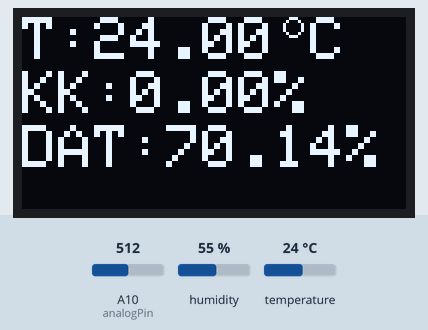
The sketch below on a simulated Arduino Mega 2560, built for the host (arithmetic inside an expression is 32-bit, double 64-bit). Parts: 128×64 one-colour display. The inputs (shaded band) are chosen by the test bench; at power-on: temperature 24 °C, A10 (analogPin) = 512, humidity 55 %. What the sketch prints to the serial monitor is not drawn.

Above: at 1.2 s.
1.3 s: temperature set to 12 °C
At 2.6 s:
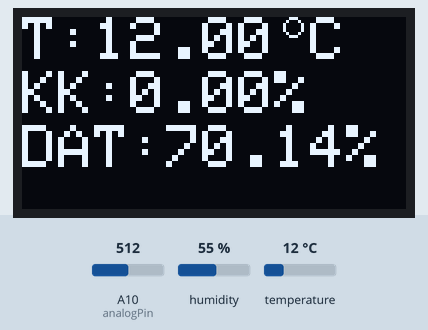
2.9 s: A10 (analogPin) set to 716
At 3.6 s:
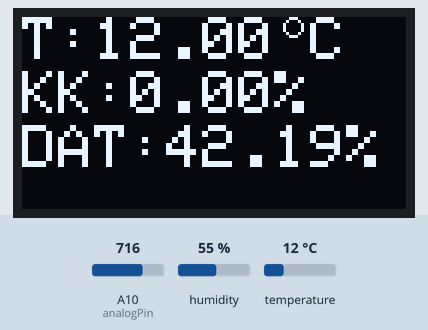
4.6 s: temperature set to 19 °C
At 5.8 s:
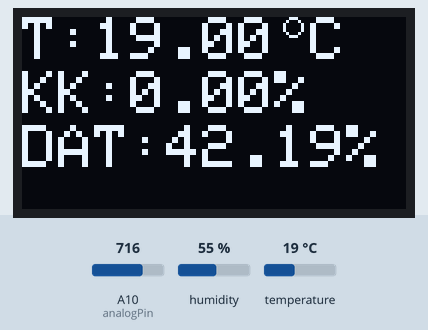
6.4 s: A10 (analogPin) set to 900
At 7.9 s:
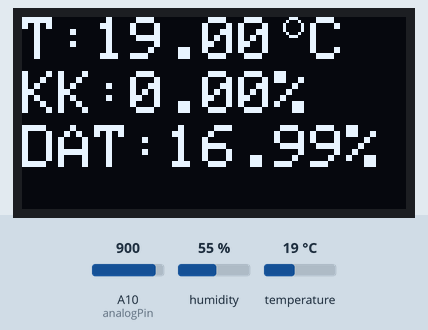
8.2 s: temperature set to 28 °C
At 9.0 s:
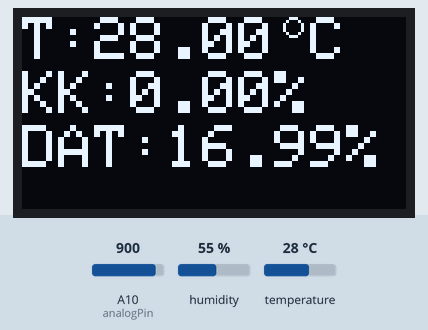
9.9 s: A10 (analogPin) set to 1023
At 11.3 s:
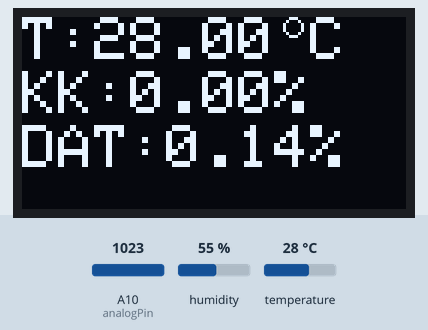
Timing chart, 0 to 12.7 s (numbered marks = the images above; inputs shaded):
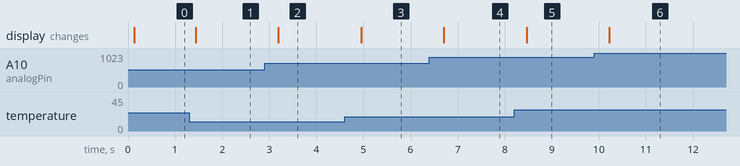

The sketch:

RoboIoT.ino
```cpp
//This code for the RoboIoT Project 2020. Board v1.0

// I2C Address
// 0x3C --> OLED 0.96 Display
// 0x44 --> SHT30 Temp and Humidity sensor
// 0x68 --> RTC Clock Module
// 0x69 --> MPU-6050 Accelerometer

// Define all Parameters

#include <Wire.h>
#include <Adafruit_GFX.h>
#include <Adafruit_SSD1306.h>
#include <SHT3x.h>
SHT3x SHT_Sensor_Air;
int analogPin = A10;


#define I2C_OLED_ADDRESS    0x3C

#define SCREEN_WIDTH 128 // OLED display width, in pixels
#define SCREEN_HEIGHT 64 // OLED display height, in pixels
// Declaration for an SSD1306 display connected to I2C (SDA, SCL pins)
Adafruit_SSD1306 display(SCREEN_WIDTH, SCREEN_HEIGHT, &Wire, -1);

void initialize_device(){
  display.begin(SSD1306_SWITCHCAPVCC,I2C_OLED_ADDRESS);
  display.setTextColor(WHITE);
  display.clearDisplay();

  }
void reflesh_oled(float temp_SHT, float humi_SHT, float humi_ground){
  SHT_Sensor_Air.UpdateData();
  display.clearDisplay();
  display.setTextSize(2);
  display.setCursor(0,0);
  display.print("T:");display.print(temp_SHT); display.print(" C");
  display.drawCircle(90, 3, 3, WHITE);
  display.setCursor(0,18);
  display.print("KK:");display.print(humi_SHT); display.print("%");
  display.setCursor(0,36);
  display.print("DAT:");display.print(humi_ground); display.print("%");
  display.display();

  // Display on Serial
  Serial.print("Temperature: ");
  Serial.print(SHT_Sensor_Air.GetTemperature());
  Serial.print("Humidity: ");
  Serial.print(SHT_Sensor_Air.GetRelHumidity());
  }

void setup() {
  // This code for RoboIoT Project
  //---------------------------

  // This code for the OLED Screen
  Serial.begin(9600);   // Enable the communication PC
  initialize_device();


  // This code for the Sim Module
  //------------------------------
//#define DEEP_SLEEP 23 // This is pin for enable DEEP_SLEEP_MODE.
//
//  //---- Code setting up
//  Serial1.begin(19200); // Enable the Serial Communication with Sim Module
//  pinMode(DEEP_SLEEP, OUTPUT);
//  // Output LOW- Disabled the Sleep Mode, Output-HIGH- Enable SLeep Mode
//  //digitalWrite(DEEP_SLEEP, LOW); //Disable DEEP_SLEEP Mode
//  digitalWrite(DEEP_SLEEP, HIGH); //Enable DEEP_SLEEP Mode
//
//
//  Serial.println("Initializing...");
//  delay(1000);
//  Serial1.println("AT"); //Once the handshake test is successful, it will back to OK
//  updateSerial();
//  Serial1.println("AT+CSQ"); //Signal quality test, value range is 0-31 , 31 is the best
//  updateSerial();
//  Serial1.println("AT+CCID"); //Read SIM information to confirm whether the SIM is plugged
//  updateSerial();
//  Serial1.println("AT+CREG?"); //Check whether it has registered in the network
//  updateSerial();
//  Serial1.write(26); //End SMS Command
//


}

void loop() {
  // put your main code here, to run repeatedly:
//  //updateSerial();

  float temp_SHT = SHT_Sensor_Air.GetTemperature();
  float humi_SHT = SHT_Sensor_Air.GetRelHumidity();
  float humi_ground= analogRead(analogPin);
  humi_ground= ((1024-humi_ground)/730)*100;
  if(humi_ground >=100){
    humi_ground=100;}
  else if(humi_ground <=0){
    humi_ground =0;}
  reflesh_oled(temp_SHT,humi_SHT,humi_ground);
  delay(333);


}
//Update Serial E
void updateSerial()
{
  delay(500);
  while (Serial.available())
  {
    Serial1.write(Serial.read());//Forward what Serial received to Software Serial Port
  }
  while (Serial1.available())
  {
    Serial.write(Serial1.read());//Forward what Software Serial received to Serial Port
  }
}
```

Measured:
- after the input at 1.3 s, the display: changes after 0.13 s (image 1)
- after the input at 2.9 s, the display: changes after 0.29 s (image 2)
- after the input at 4.6 s, the display: changes after 0.35 s (image 3)
- after the input at 6.4 s, the display: changes after 0.31 s (image 4)
- after the input at 8.2 s, the display: changes after 0.26 s (image 5)
- after the input at 9.9 s, the display: changes after 0.32 s (image 6)
